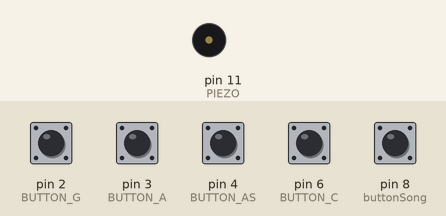
Bench run of a sketch on a simulated Arduino Uno, built with avr-gcc and run on an emulated ATmega328P. Shown: buzzer (waves = sounding). The inputs (shaded band) are chosen by the test bench; at power-on: pin 2 (BUTTON_G), pin 3 (BUTTON_A), pin 4 (BUTTON_AS), pin 6 (BUTTON_C), pin 8 (buttonSong) HIGH.

Above: at 1.2 s.
1.3 s: pin 8 (buttonSong) pulled LOW for 0.15 s
At 4.0 s:
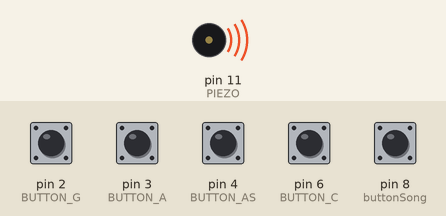
Timing chart, 0 to 8.8 s (numbered marks = the images above; inputs shaded):
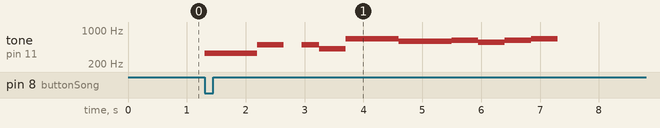

The sketch:

Music_Piano.ino
```cpp
#include "piches.h"             // Archivo con todas las notas y frecuencias de los tonos.
#define ACTIVATED LOW           // Definir la variable global ACTIVATED a LOW.

const int PIEZO = 11;           // Variable PIEZO pin digital 11

int buttonSong = 8;             // Boton para la canción en el pin digital 8
const int BUTTON_C = 6;         // Boton en el pin digital 6
const int BUTTON_AS = 4;        // Boton en el pin digital 4
const int BUTTON_A = 3;         // Boton en el pin digital 3
const int BUTTON_G = 2;         // Boton en el pin digital 2

void setup()                    // Función setup, solo se ejecuta una vez en todo el programa.
{
  Serial.begin(9600);             // Comunicación serial en la velocidad 9600 bps
  pinMode(BUTTON_C, INPUT);       // El boton BUTTON_C como entrada.
  digitalWrite(BUTTON_C, HIGH);   // Activar el boton BUTTON_C
  pinMode(BUTTON_AS, INPUT);      // El boton BUTTON_aS como entrada.
  digitalWrite(BUTTON_AS, HIGH);  // Activar el boton BUTTON_AS
  pinMode(BUTTON_A, INPUT);       // El boton BUTTON_A como entrada.
  digitalWrite(BUTTON_A, HIGH);   // Activar el boton BUTTON_A
  pinMode(BUTTON_G, INPUT);       // El boton BUTTON_G como entrada.
  digitalWrite(BUTTON_G, HIGH);   // Activar el boton BUTTON_G
  pinMode (buttonSong, INPUT);    // El boton buttonSong como entrada.
  digitalWrite(buttonSong, HIGH); // Activar el boton buttonSong
  pinMode (PIEZO, OUTPUT);        // El buzzer de output
  digitalWrite(PIEZO, HIGH);      // El buzzer activado
}

// Notas de las melodias de la canción
int melody[] = {
  NOTE_AS4, NOTE_C5, NOTE_AS4, NOTE_A4, NOTE_G4,  NOTE_C5, NOTE_AS4, NOTE_A4, NOTE_G4, NOTE_G4, NOTE_F4, 0, 0,
  NOTE_DS4, NOTE_DS4, NOTE_F4, NOTE_D4, 0, 0, 0, NOTE_D4, NOTE_D4, NOTE_D4, NOTE_D4, NOTE_D5, NOTE_D5,
  NOTE_G3, NOTE_AS3, NOTE_C4, NOTE_G3, NOTE_G3, NOTE_AS3, NOTE_AS4, NOTE_A4, NOTE_A4, NOTE_A4, NOTE_AS4, NOTE_AS4,
  NOTE_G3, NOTE_AS3, NOTE_C4, NOTE_G3, NOTE_G3, NOTE_AS3,

  NOTE_AS4, NOTE_C5, NOTE_AS4, NOTE_A4, NOTE_G4,  NOTE_C5, NOTE_AS4, NOTE_A4, NOTE_G4, NOTE_G4, NOTE_F4, 0, 0,
  NOTE_DS4, NOTE_DS4, NOTE_F4, NOTE_D4, NOTE_G3, NOTE_AS3, NOTE_C4, NOTE_F3, NOTE_AS3, NOTE_A3, NOTE_F3,
  NOTE_D4, NOTE_D4, NOTE_D4, NOTE_D5, NOTE_D5,
  NOTE_G3, NOTE_AS3, NOTE_C4, NOTE_F3, NOTE_AS3, NOTE_G3, NOTE_AS4, NOTE_A4, NOTE_A4, NOTE_A4, NOTE_AS4, NOTE_AS4,
};

// Duracion de las notas: 4 = quarter note, 8 = eighth note, etc.:
int noteDurations[] = {
  4.5, 2.25, 2.25, 4.5, 2.25, 2.25, 2.25, 2.25, 2.25, 4.5, 3, 9, 4.5,
  4.5, 2.25, 4.5, 2.25, 1.125, 2.25, 4.5, 4.5, 2.25, 4.5, 2.25, 4.5, 2.25,
  4.5, 4.5, 4.5, 2.25, 4.5, 4.5, 4.5, 2.25, 4.5, 2.25, 4.5, 2,
  4.5, 4.5, 4.5, 2.25, 4.5, 4.5,

  4.5, 2.25, 2.25, 4.5, 2.25, 2.25, 2.25, 2.25, 2.25, 4.5, 3, 9, 4.5,
  4.5, 2.25, 4.5, 4.5, 4.5, 4.5, 4.5, 4.5, 3, 3, 4.5,
  2.25, 4.5, 2.25, 4.5, 2.25,
  4.5, 4.5, 4.5, 4.5, 2.25, 4.5, 4.5, 2.25, 4.5, 2.25, 4.5, 2.25,
} ;

// Notas de la melodia de la otra cancion
int melodyScared[] = {
  NOTE_E4, NOTE_E4, NOTE_B4, 0, NOTE_B4, NOTE_GS4,
  NOTE_E5, NOTE_E5,
  NOTE_D5, NOTE_D5, NOTE_DS5, NOTE_CS5, NOTE_DS5, NOTE_E5
};

// Duracion de las notas
int noteDurationsScared[] = {
  2.25, 2.25, 2.25, 3,  3.125, 2.65,
  2.25, 2.25, 2.25, 2.25, 2.25, 2.25, 2.25, 2.25
};

void loop()
{
  while (digitalRead(BUTTON_C) == ACTIVATED)            // Mientras que el BUTTON_C esta en desactivado
  {
    tone(PIEZO, NOTE_C5);                               // La nota C5 de la melodia
  }
  while (digitalRead(BUTTON_AS) == ACTIVATED)           // Mientras que el BUTTON_AS esta en desactivado
  {
    tone(PIEZO, NOTE_AS4);                              // La nota as4 de la melodia
  }

  while (digitalRead(BUTTON_A) == ACTIVATED)            // Mientras que el BUTTON_A esta en desactivado
  {
    tone(PIEZO, NOTE_A4);                               // La nota a4 de la melodia
  }

  while (digitalRead(BUTTON_G) == ACTIVATED)            // Mientras que el BUTTON_G esta en desactivado
  {
    tone(PIEZO, NOTE_G4);                               // La nota g4 de la melodia
  }

  if (digitalRead(buttonSong) == ACTIVATED) {          // Mientras que el buttonSong esta en desactivado, reproducir la melodia
    for (int thisNote = 0; thisNote < 14; thisNote++) {
      int noteDurationsScareds = 600 / noteDurationsScared[thisNote];
      tone(11, melodyScared[thisNote], noteDurationsScared);
      int pauseBetweenNotes = noteDurationsScareds * 1.50;
      delay(pauseBetweenNotes);
      noTone(11);
    }
  }
  noTone(PIEZO);
}
```

piches.h
```cpp
#define NOTE_B0  31
#define NOTE_C1  33
#define NOTE_CS1 35
#define NOTE_D1  37
#define NOTE_DS1 39
#define NOTE_E1  41
#define NOTE_F1  44
#define NOTE_FS1 46
#define NOTE_G1  49
#define NOTE_GS1 52
#define NOTE_A1  55
#define NOTE_AS1 58
#define NOTE_B1  62
#define NOTE_C2  65
#define NOTE_CS2 69
#define NOTE_D2  73
#define NOTE_DS2 78
#define NOTE_E2  82
#define NOTE_F2  87
#define NOTE_FS2 93
#define NOTE_G2  98
#define NOTE_GS2 104
#define NOTE_A2  110
#define NOTE_AS2 117
#define NOTE_B2  123
#define NOTE_C3  131
#define NOTE_CS3 139
#define NOTE_D3  147
#define NOTE_DS3 156
#define NOTE_E3  165
#define NOTE_F3  175
#define NOTE_FS3 185
#define NOTE_G3  196
#define NOTE_GS3 208
#define NOTE_A3  220
#define NOTE_AS3 233
#define NOTE_B3  247
#define NOTE_C4  262
#define NOTE_CS4 277
#define NOTE_D4  294
#define NOTE_DS4 311
#define NOTE_E4  330
#define NOTE_F4  349
#define NOTE_FS4 370
#define NOTE_G4  392
#define NOTE_GS4 415
#define NOTE_A4  440
#define NOTE_AS4 466
#define NOTE_B4  494
#define NOTE_C5  523
#define NOTE_CS5 554
#define NOTE_D5  587
#define NOTE_DS5 622
#define NOTE_E5  659
#define NOTE_F5  698
#define NOTE_FS5 740
#define NOTE_G5  784
#define NOTE_GS5 831
#define NOTE_A5  880
#define NOTE_AS5 932
#define NOTE_B5  988
#define NOTE_C6  1047
#define NOTE_CS6 1109
#define NOTE_D6  1175
#define NOTE_DS6 1245
#define NOTE_E6  1319
#define NOTE_F6  1397
#define NOTE_FS6 1480
#define NOTE_G6  1568
#define NOTE_GS6 1661
#define NOTE_A6  1760
#define NOTE_AS6 1865
#define NOTE_B6  1976
#define NOTE_C7  2093
#define NOTE_CS7 2217
#define NOTE_D7  2349
#define NOTE_DS7 2489
#define NOTE_E7  2637
#define NOTE_F7  2794
#define NOTE_FS7 2960
#define NOTE_G7  3136
#define NOTE_GS7 3322
#define NOTE_A7  3520
#define NOTE_AS7 3729
#define NOTE_B7  3951
#define NOTE_C8  4186
#define NOTE_CS8 4435
#define NOTE_D8  4699
#define NOTE_DS8 4978
```

Measured:
- after the input at 1.3 s, tone on pin 11 (PIEZO): plays 330 Hz for 0.90 s, 494 Hz for 0.45 s, 494 Hz for 0.30 s, 415 Hz for 0.45 s, 659 Hz for 0.90 s, 587 Hz for 0.90 s … (10 notes in this stretch), starting at once
